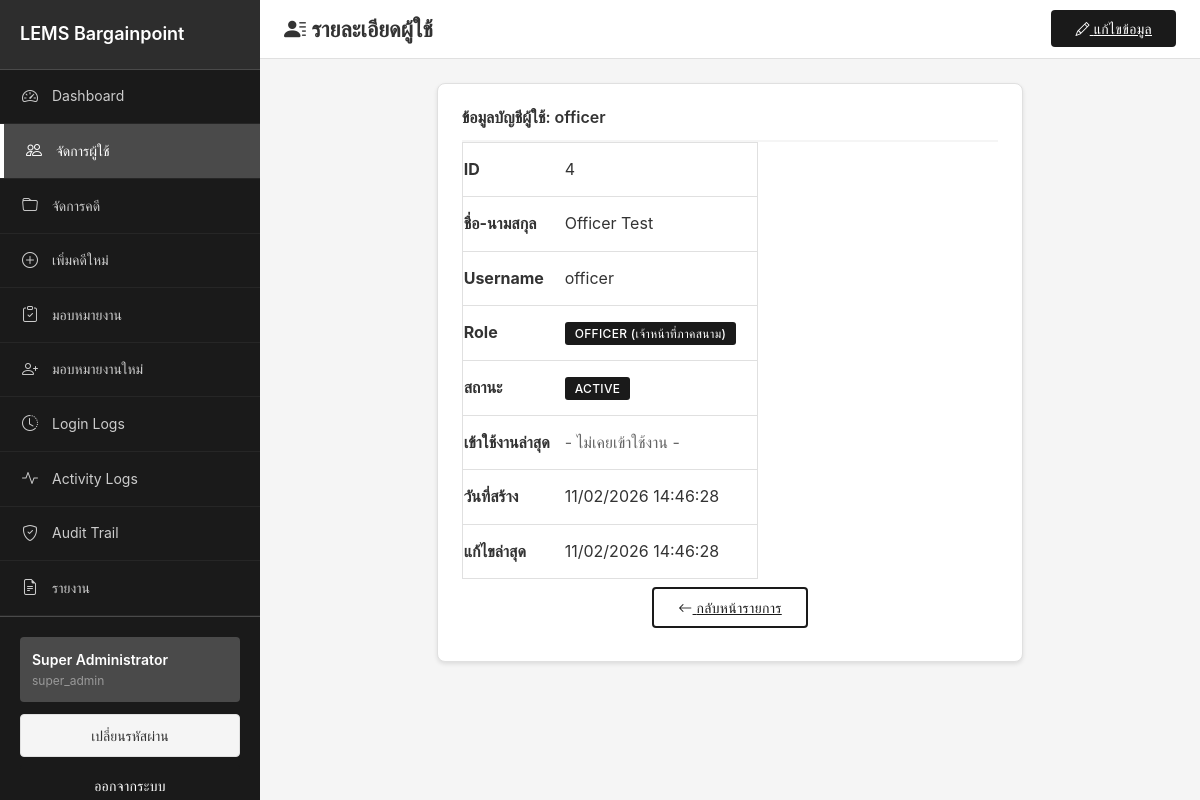
The app's page /public/users/4 (signed in) with its own data.
### tables this page shows
CREATE TABLE users (
    id INT UNSIGNED AUTO_INCREMENT PRIMARY KEY,
    fullname VARCHAR(255) NOT NULL,
    username VARCHAR(100) NOT NULL UNIQUE,
    password VARCHAR(255) NOT NULL COMMENT 'Hashed password using password_hash()',
    role ENUM('super_admin', 'it', 'admin', 'officer') NOT NULL DEFAULT 'officer',
    status ENUM('active', 'inactive') NOT NULL DEFAULT 'active',
    last_login DATETIME NULL,
    created_at TIMESTAMP DEFAULT CURRENT_TIMESTAMP,
    updated_at TIMESTAMP DEFAULT CURRENT_TIMESTAMP ON UPDATE CURRENT_TIMESTAMP,
    created_by INT UNSIGNED NULL,
    updated_by INT UNSIGNED NULL,
    INDEX idx_username (username),
    INDEX idx_role (role),
    INDEX idx_status (status),
    INDEX idx_created_at (created_at)
);

### core/Request.php (called while the page is built, shortened)
<?php
class Request
{
    private $method;
    private $uri;
    private $params;
    public function __construct()
    {
        $this->method = $_SERVER['REQUEST_METHOD'] ?? 'GET';
        $this->uri = $this->parseUri();
        $this->params = [];
    }
    private function parseUri(): string
    {
        $uri = $_SERVER['REQUEST_URI'] ?? '/';
        $scriptName = $_SERVER['SCRIPT_NAME'];
        $basePath = dirname($scriptName);
        if ($basePath !== '/' && $basePath !== '' && strpos($uri, $basePath) === 0) {
            $uri = substr($uri, strlen($basePath));
        }
        return $uri;
    }
    public function method(): string
    {
        return $this->method;
    }
    public function uri(): string
    {
        return $this->uri;
    }
    public function setParams(array $params): void
    {
        $this->params = $params;
    }
    public function param(string $key, $default = null)
    {
        return $this->params[$key] ?? $default;
    }
}

### app/Controllers/BaseController.php (called while the page is built, shortened)
<?php
abstract class BaseController
{
    public function __construct(Request $request, Response $response)
    {
        $this->request = $request;
    }
    protected function view(string $view, array $data = []): void
    {
        extract($data);
        $viewPath = BASE_PATH . '/views/' . $view . '.php';
        require $viewPath;
    }
}

### app/Controllers/UserController.php (called while the page is built, shortened)
<?php
class UserController extends BaseController
{
    private $userModel;
    public function __construct($request, $response)
    {
        $this->userModel = new User();
    }
    public function show(): void
    {
        $id = $this->request->param('id');
        $user = $this->userModel->find($id);
        $this->view('users/view', [
            'pageTitle' => 'User Details',
            'user' => $user
        ]);
    }
}

### public/index.php (called while the page is built, shortened)
<?php
$request = new Request();
$response = new Response();
$router = new Router($request, $response);
$routes = require_once BASE_PATH . '/config/routes.php';
$router->loadRoutes($routes);
try {
    $router->dispatch();
} catch (Exception $e) {
    error_log('Application Error: ' . $e->getMessage());
    if ($_ENV['APP_DEBUG'] === 'true') {
        echo '<h1>Application Error</h1>';
        echo '<p>' . $e->getMessage() . '</p>';
        echo '<pre>' . $e->getTraceAsString() . '</pre>';
    } else {
        $response->serverError();
    }
}

### app/Helpers/UrlHelper.php (called while the page is built, shortened)
<?php
function base_path_url(): string {
    static $basePath = null;
    if ($basePath === null) {
        $scriptName = $_SERVER['SCRIPT_NAME'];
        $basePath = dirname($scriptName);
    }
    return $basePath;
}
function url(string $path = ''): string {
    $basePath = base_path_url();
    $path = ltrim($path, '/');
    $basePath = rtrim($basePath, '/');
    return $basePath . '/' . $path;
}

### config/database.php (called while the page is built)
<?php
return [
    'driver' => 'mysql',
    'host' => $_ENV['DB_HOST'] ?? 'localhost',
    'port' => $_ENV['DB_PORT'] ?? '3306',
    'database' => $_ENV['DB_DATABASE'] ?? 'lems_db',
    'username' => $_ENV['DB_USERNAME'] ?? 'root',
    'password' => $_ENV['DB_PASSWORD'] ?? '',
    'charset' => $_ENV['DB_CHARSET'] ?? 'utf8mb4',
    'collation' => $_ENV['DB_COLLATION'] ?? 'utf8mb4_unicode_ci',
    'options' => [
        PDO::ATTR_ERRMODE => PDO::ERRMODE_EXCEPTION,
        PDO::ATTR_DEFAULT_FETCH_MODE => PDO::FETCH_ASSOC,
        PDO::ATTR_EMULATE_PREPARES => false,
        PDO::MYSQL_ATTR_INIT_COMMAND => "SET NAMES utf8mb4 COLLATE utf8mb4_unicode_ci"
    ],
];

### core/Database.php (called while the page is built, shortened)
<?php
class Database
{
    private static $instance = null;
    private $connection;
    private $config;
    private function __construct()
    {
        $this->config = require __DIR__ . '/../config/database.php';
    }
    public static function getInstance(): self
    {
        if (self::$instance === null) {
            self::$instance = new self();
        }
        return self::$instance;
    }
    private function connect(): void
    {
        try {
            $dsn = sprintf(
                "%s:host=%s;port=%s;dbname=%s;charset=%s",
                $this->config['driver'],
                $this->config['host'],
                $this->config['port'],
                $this->config['database'],
                $this->config['charset']
            );
            $this->connection = new PDO(
                $dsn,
                $this->config['username'],
                $this->config['password'],
                $this->config['options']
            );
        } catch (PDOException $e) {
            $this->handleError($e);
        }
    }
    public function query(string $sql, array $params = []): \PDOStatement
    {
        try {
            $stmt = $this->connection->prepare($sql);
            $stmt->execute($params);
            return $stmt;
        } catch (PDOException $e) {
            $this->handleError($e);
        }
    }
    public function fetch(string $sql, array $params = []): ?array
    {
        $stmt = $this->query($sql, $params);
        $result = $stmt->fetch();
        return $result ?: null;
    }
}

### app/Models/BaseModel.php (called while the page is built, shortened)
<?php
abstract class BaseModel
{
    protected $db;
    protected $table;
    protected $primaryKey = 'id';
    public function __construct()
    {
        $this->db = Database::getInstance();
    }
    public function find(int $id): ?array
    {
        $sql = "SELECT * FROM {$this->table} WHERE {$this->primaryKey} = :id LIMIT 1";
        return $this->db->fetch($sql, ['id' => $id]);
    }
}

### app/Helpers/SecurityHelper.php (called while the page is built, shortened)
<?php
function e($string) {
    return htmlspecialchars($string ?? '', ENT_QUOTES, 'UTF-8');
}

### views/users/view.php (the view, shortened to what this page needs)
<!DOCTYPE html>
<html lang="th">
<head>
    <link href="https://cdn.jsdelivr.net/npm/bootstrap@5.3.2/dist/css/bootstrap.min.css" rel="stylesheet">
    <link href="https://cdn.jsdelivr.net/npm/bootstrap-icons@1.11.2/font/bootstrap-icons.css" rel="stylesheet">
    <link href="<?= url('assets/css/professional.css') ?>" rel="stylesheet">
</head>
<body>
    <?php include __DIR__ . '/../layouts/sidebar.php'; ?>
    <div class="main-content-with-sidebar">
        <div class="top-navbar">
            <div class="d-flex align-items-center justify-content-between w-100">
                <div class="d-flex align-items-center">
                    <h1 class="page-title"><i class="bi bi-person-lines-fill"></i> รายละเอียดผู้ใช้</h1>
                </div>
                <div>
                    <a href="<?= url('users/' . $user['id'] . '/edit') ?>" class="btn-professional">
                        <i class="bi bi-pencil"></i> แก้ไขข้อมูล
                    </a>
                </div>
            </div>
        </div>
        <div class="container-fluid p-4">
            <div class="row justify-content-center">
                <div class="col-md-8">
                    <div class="professional-card">
                        <div class="professional-card-header">
                            <h5 class="mb-0">ข้อมูลบัญชีผู้ใช้: <?= e($user['username']) ?></h5>
                        </div>
                        <div class="professional-card-body">
                            <div class="table-responsive">
                                <table class="table-professional">
                                    <tbody>
                                        <tr>
                                            <th style="width: 30%;">ID</th>
                                            <td><?= e($user['id']) ?></td>
                                        </tr>
                                        <tr>
                                            <th>ชื่อ-นามสกุล</th>
                                            <td><?= e($user['fullname']) ?></td>
                                        </tr>
                                        <tr>
                                            <th>Username</th>
                                            <td><?= e($user['username']) ?></td>
                                        </tr>
                                        <tr>
                                            <th>Role</th>
                                            <td>
                                                <?php
                                                $roleNames = [
                                                    'super_admin' => 'Super Admin',
                                                    'it' => 'IT Support',
                                                    'admin' => 'Admin (ผู้จัดการ)',
                                                    'officer' => 'Officer (เจ้าหน้าที่ภาคสนาม)'
                                                ];
                                                $roleLabel = $roleNames[$user['role']] ?? $user['role'];
                                                ?>
                                                <span class="badge-professional"><?= e($roleLabel) ?></span>
                                            </td>
                                        </tr>
                                        <tr>
                                            <th>สถานะ</th>
                                            <td>
                                                <?php if ($user['status'] === 'active'): ?>
                                                    <span class="badge-professional">Active</span>
                                                <?php else: ?>
                                                    <span class="badge-professional">Inactive</span>
                                                <?php endif; ?>
                                            </td>
                                        </tr>
                                        <tr>
                                            <th>เข้าใช้งานล่าสุด</th>
                                            <td>
                                                <?php if ($user['last_login']): ?>
                                                    <?= date('d/m/Y H:i:s', strtotime($user['last_login'])) ?>
                                                <?php else: ?>
                                                    <span class="text-muted-professional">- ไม่เคยเข้าใช้งาน -</span>
                                                <?php endif; ?>
                                            </td>
                                        </tr>
                                        <tr>
                                            <th>วันที่สร้าง</th>
                                            <td>
                                                <?php if (isset($user['created_at'])): ?>
                                                    <?= date('d/m/Y H:i:s', strtotime($user['created_at'])) ?>
                                                <?php else: ?>
                                                    -
                                                <?php endif; ?>
                                            </td>
                                        </tr>
                                        <tr>
                                            <th>แก้ไขล่าสุด</th>
                                            <td>
                                                <?php if (isset($user['updated_at'])): ?>
                                                    <?= date('d/m/Y H:i:s', strtotime($user['updated_at'])) ?>
                                                <?php else: ?>
                                                    -
                                                <?php endif; ?>
                                            </td>
                                        </tr>
                                    </tbody>
                                </table>
                            </div>
                        </div>
                        <div class="professional-card-footer text-center py-3">
                            <a href="<?= url('users') ?>" class="btn-professional-outline px-4">
                                <i class="bi bi-arrow-left"></i> กลับหน้ารายการ
                            </a>
                        </div>
                    </div>
                </div>
            </div>
        </div>
    </div>
</body>
</html>

### core/Router.php (shortened to what this page needs)
<?php
class Router
{
    private $routes = [];
    private $request;
    private $response;
    public function __construct(Request $request, Response $response)
    {
        $this->request = $request;
        $this->response = $response;
    }
    public function addRoute(string $route, string $handler): void
    {
        list($method, $path) = explode(' ', $route, 2);
        $this->routes[] = [
            'method' => $method,
            'path' => $path,
            'handler' => $handler,
            'pattern' => $this->convertToPattern($path)
        ];
    }
    private function convertToPattern(string $path): string
    {
        $pattern = preg_replace('/\/:([a-zA-Z0-9_]+)/', '/(?P<$1>[a-zA-Z0-9_]+)', $path);
        $pattern = '#^' . $pattern . '$#';
        return $pattern;
    }
    public function dispatch(): void
    {
        $method = $this->request->method();
        $uri = $this->request->uri();
        foreach ($this->routes as $route) {
            if ($route['method'] === $method && preg_match($route['pattern'], $uri, $matches)) {
                $params = array_filter($matches, 'is_string', ARRAY_FILTER_USE_KEY);
                $this->request->setParams($params);
                $this->callController($route['handler']);
                return;
            }
        }
        $this->response->notFound();
    }
    private function callController(string $handler): void
    {
        list($controllerName, $method) = explode('@', $handler);
        $controller = new $controllerClass($this->request, $this->response);
        $controller->$method();
    }
}

### records on screen
users: username "officer", id "4", fullname "Officer Test", role "OFFICER (เจ้าหน้าที่ภาคสนาม)", created_at "11/02/2026 14:46:28", updated_at "11/02/2026 14:46:28"
